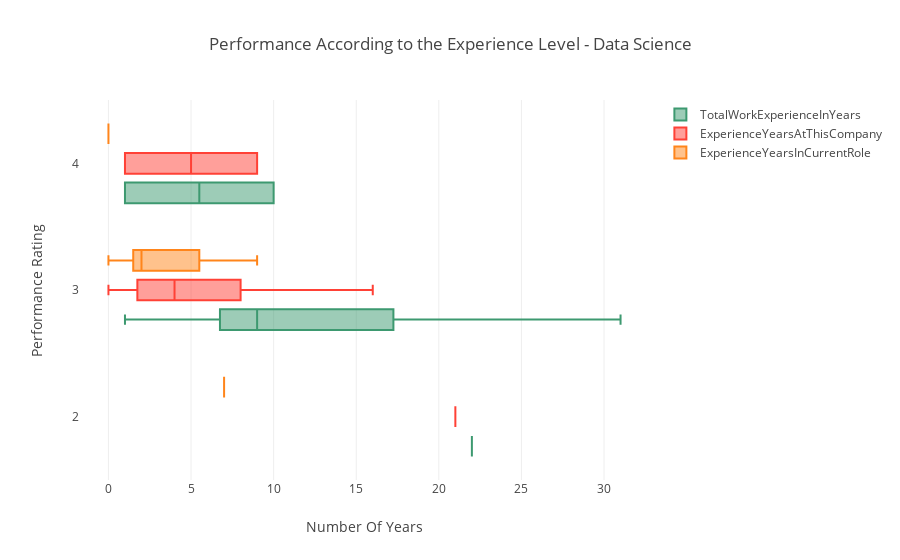

Here is the notebook cell this chart was saved with:
### Markdown cell above
### iv) Performance According to the Experience Level

### Code cell
data = [
    {
        'x': Data_Science['TotalWorkExperienceInYears'],
        'y': Data_Science['PerformanceRating'],
        'name':'TotalWorkExperienceInYears',
        'marker': {
            'color': '#3D9970'
        },
        'boxmean': False,
        'orientation': 'h',
        "type": "box",
    },
    {
        'x':Data_Science['ExperienceYearsAtThisCompany'],
        'y':Data_Science['PerformanceRating'],
        'name': 'ExperienceYearsAtThisCompany',
        'marker':{
            'color': '#FF4136',
        },
        'boxmean': False,
        'orientation': 'h',
        "type": "box",
    },
    {
        'x': Data_Science['ExperienceYearsInCurrentRole'],
        'y': Data_Science['PerformanceRating'],
        'name':'ExperienceYearsInCurrentRole',
        'marker': {
            'color': '#FF851B',
        },
        'boxmean': False,
        'orientation': 'h',
        "type": "box",
    }
]
layout = {
    'xaxis': {
        'title': 'Number Of Years',
        'zeroline': False,
    },
    'yaxis': {
        'title': 'Performance Rating ',
        'zeroline': False,
    },
    'boxmode': 'group',
    'title': 'Performance According to the Experience Level - Data Science ',
}
fig = go.Figure(data=data, layout=layout)

py.iplot(fig)

### Figure 1 — Plotly figure (JSON) as saved in the notebook; plotly's stock layout.template omitted (floating-point values rounded to 4 significant figures)
{"data": [{"boxmean": false, "marker": {"color": "#3D9970"}, "name": "TotalWorkExperienceInYears", "orientation": "h", "type": "box", "uid": "cb969685-f8bc-4fc6-9c6f-ef40c1b85132", "x": [7, 1, 17, 13, 16, 7, 17, 22, 10, 6, 5, 9, 21, 5, 31, 19, 1, 8, 18, 9], "y": [3, 3, 3, 3, 3, 3, 3, 2, 4, 3, 3, 3, 3, 3, 3, 3, 4, 3, 3, 3]}, {"boxmean": false, "marker": {"color": "#FF4136"}, "name": "ExperienceYearsAtThisCompany", "orientation": "h", "type": "box", "uid": "e4b5a942-0a2c-4e0d-af99-58b829eae6c9", "x": [4, 1, 16, 0, 10, 3, 1, 21, 9, 6, 3, 8, 3, 5, 5, 10, 1, 2, 1, 8], "y": [3, 3, 3, 3, 3, 3, 3, 2, 4, 3, 3, 3, 3, 3, 3, 3, 4, 3, 3, 3]}, {"boxmean": false, "marker": {"color": "#FF851B"}, "name": "ExperienceYearsInCurrentRole", "orientation": "h", "type": "box", "uid": "cabdae9e-650f-4804-8b17-9a25fcde2b36", "x": [2, 0, 8, 0, 9, 2, 0, 7, 0, 5, 2, 3, 2, 2, 2, 7, 0, 2, 0, 7], "y": [3, 3, 3, 3, 3, 3, 3, 2, 4, 3, 3, 3, 3, 3, 3, 3, 4, 3, 3, 3]}], "layout": {"boxmode": "group", "title": "Performance According to the Experience Level - Data Science ", "xaxis": {"title": "Number Of Years", "zeroline": false}, "yaxis": {"title": "Performance Rating ", "zeroline": false}}}
